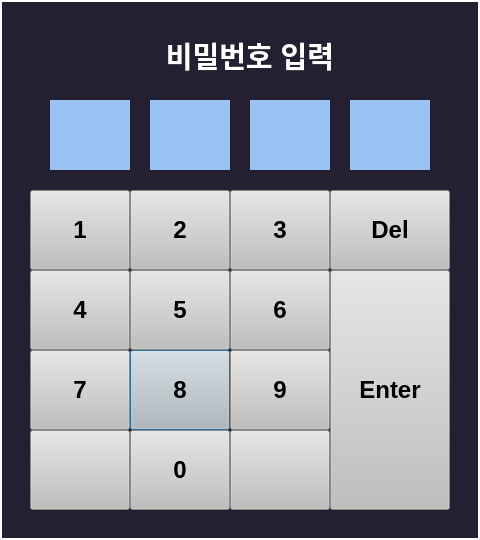
<?xml version="1.0" encoding="UTF-8"?>
<ui version="4.0">
 <class>Dialog</class>
 <widget class="QDialog" name="Dialog">
  <property name="geometry">
   <rect>
    <x>0</x>
    <y>0</y>
    <width>480</width>
    <height>540</height>
   </rect>
  </property>
  <property name="windowTitle">
   <string>Dialog</string>
  </property>
  <property name="styleSheet">
   <string notr="true">background-color: rgb(36, 31, 49);
border-color: rgb(255, 255, 255);</string>
  </property>
  <widget class="QLabel" name="label">
   <property name="geometry">
    <rect>
     <x>0</x>
     <y>0</y>
     <width>480</width>
     <height>540</height>
    </rect>
   </property>
   <property name="styleSheet">
    <string notr="true">border: 2px solid white;
color: rgb(255, 255, 255);</string>
   </property>
   <property name="text">
    <string/>
   </property>
  </widget>
  <widget class="QLabel" name="label_2">
   <property name="geometry">
    <rect>
     <x>50</x>
     <y>100</y>
     <width>80</width>
     <height>70</height>
    </rect>
   </property>
   <property name="font">
    <font>
     <pointsize>20</pointsize>
     <weight>75</weight>
     <bold>true</bold>
    </font>
   </property>
   <property name="styleSheet">
    <string notr="true">color: rgb(61, 56, 70);
background-color: rgb(153, 193, 241);
</string>
   </property>
   <property name="text">
    <string/>
   </property>
   <property name="alignment">
    <set>Qt::AlignCenter</set>
   </property>
  </widget>
  <widget class="UserButton" name="Button_8">
   <property name="enabled">
    <bool>true</bool>
   </property>
   <property name="geometry">
    <rect>
     <x>130</x>
     <y>350</y>
     <width>100</width>
     <height>80</height>
    </rect>
   </property>
   <property name="font">
    <font>
     <pointsize>18</pointsize>
     <weight>75</weight>
     <bold>true</bold>
    </font>
   </property>
   <property name="styleSheet">
    <string notr="true">background-color: rgb(192, 191, 188);
color: rgb(0, 0, 0);</string>
   </property>
   <property name="text">
    <string>8</string>
   </property>
  </widget>
  <widget class="UserButton" name="Button_3">
   <property name="enabled">
    <bool>true</bool>
   </property>
   <property name="geometry">
    <rect>
     <x>230</x>
     <y>190</y>
     <width>100</width>
     <height>80</height>
    </rect>
   </property>
   <property name="font">
    <font>
     <pointsize>18</pointsize>
     <weight>75</weight>
     <bold>true</bold>
    </font>
   </property>
   <property name="styleSheet">
    <string notr="true">background-color: rgb(192, 191, 188);
color: rgb(0, 0, 0);</string>
   </property>
   <property name="text">
    <string>3</string>
   </property>
  </widget>
  <widget class="UserButton" name="Button_2">
   <property name="enabled">
    <bool>true</bool>
   </property>
   <property name="geometry">
    <rect>
     <x>130</x>
     <y>190</y>
     <width>100</width>
     <height>80</height>
    </rect>
   </property>
   <property name="font">
    <font>
     <pointsize>18</pointsize>
     <weight>75</weight>
     <bold>true</bold>
    </font>
   </property>
   <property name="styleSheet">
    <string notr="true">background-color: rgb(192, 191, 188);
color: rgb(0, 0, 0);</string>
   </property>
   <property name="text">
    <string>2</string>
   </property>
  </widget>
  <widget class="UserButton" name="Button_9">
   <property name="enabled">
    <bool>true</bool>
   </property>
   <property name="geometry">
    <rect>
     <x>230</x>
     <y>350</y>
     <width>100</width>
     <height>80</height>
    </rect>
   </property>
   <property name="font">
    <font>
     <pointsize>18</pointsize>
     <weight>75</weight>
     <bold>true</bold>
    </font>
   </property>
   <property name="styleSheet">
    <string notr="true">background-color: rgb(192, 191, 188);
color: rgb(0, 0, 0);</string>
   </property>
   <property name="text">
    <string>9</string>
   </property>
  </widget>
  <widget class="UserButton" name="Button_Del">
   <property name="enabled">
    <bool>true</bool>
   </property>
   <property name="geometry">
    <rect>
     <x>330</x>
     <y>190</y>
     <width>120</width>
     <height>80</height>
    </rect>
   </property>
   <property name="font">
    <font>
     <family>Ubuntu</family>
     <pointsize>18</pointsize>
     <weight>75</weight>
     <bold>true</bold>
    </font>
   </property>
   <property name="styleSheet">
    <string notr="true">background-color: rgb(192, 191, 188);
color: rgb(0, 0, 0);</string>
   </property>
   <property name="text">
    <string>Del</string>
   </property>
  </widget>
  <widget class="UserButton" name="Button_7">
   <property name="enabled">
    <bool>true</bool>
   </property>
   <property name="geometry">
    <rect>
     <x>30</x>
     <y>350</y>
     <width>100</width>
     <height>80</height>
    </rect>
   </property>
   <property name="font">
    <font>
     <pointsize>18</pointsize>
     <weight>75</weight>
     <bold>true</bold>
    </font>
   </property>
   <property name="styleSheet">
    <string notr="true">background-color: rgb(192, 191, 188);
color: rgb(0, 0, 0);</string>
   </property>
   <property name="text">
    <string>7</string>
   </property>
  </widget>
  <widget class="UserButton" name="Button_4">
   <property name="enabled">
    <bool>true</bool>
   </property>
   <property name="geometry">
    <rect>
     <x>30</x>
     <y>270</y>
     <width>100</width>
     <height>80</height>
    </rect>
   </property>
   <property name="font">
    <font>
     <pointsize>18</pointsize>
     <weight>75</weight>
     <bold>true</bold>
    </font>
   </property>
   <property name="styleSheet">
    <string notr="true">background-color: rgb(192, 191, 188);
color: rgb(0, 0, 0);</string>
   </property>
   <property name="text">
    <string>4</string>
   </property>
  </widget>
  <widget class="UserButton" name="Button_5">
   <property name="enabled">
    <bool>true</bool>
   </property>
   <property name="geometry">
    <rect>
     <x>130</x>
     <y>270</y>
     <width>100</width>
     <height>80</height>
    </rect>
   </property>
   <property name="font">
    <font>
     <pointsize>18</pointsize>
     <weight>75</weight>
     <bold>true</bold>
    </font>
   </property>
   <property name="styleSheet">
    <string notr="true">background-color: rgb(192, 191, 188);
color: rgb(0, 0, 0);</string>
   </property>
   <property name="text">
    <string>5</string>
   </property>
  </widget>
  <widget class="UserButton" name="Button_Not2">
   <property name="enabled">
    <bool>true</bool>
   </property>
   <property name="geometry">
    <rect>
     <x>230</x>
     <y>430</y>
     <width>100</width>
     <height>80</height>
    </rect>
   </property>
   <property name="font">
    <font>
     <pointsize>18</pointsize>
     <weight>75</weight>
     <bold>true</bold>
    </font>
   </property>
   <property name="styleSheet">
    <string notr="true">background-color: rgb(192, 191, 188);
color: rgb(0, 0, 0);</string>
   </property>
   <property name="text">
    <string/>
   </property>
  </widget>
  <widget class="UserButton" name="Button_1">
   <property name="enabled">
    <bool>true</bool>
   </property>
   <property name="geometry">
    <rect>
     <x>30</x>
     <y>190</y>
     <width>100</width>
     <height>80</height>
    </rect>
   </property>
   <property name="font">
    <font>
     <family>Ubuntu</family>
     <pointsize>18</pointsize>
     <weight>75</weight>
     <bold>true</bold>
    </font>
   </property>
   <property name="styleSheet">
    <string notr="true">background-color: rgb(192, 191, 188);
color: rgb(0, 0, 0);</string>
   </property>
   <property name="text">
    <string>1</string>
   </property>
  </widget>
  <widget class="UserButton" name="Button_Enter">
   <property name="enabled">
    <bool>true</bool>
   </property>
   <property name="geometry">
    <rect>
     <x>330</x>
     <y>270</y>
     <width>120</width>
     <height>240</height>
    </rect>
   </property>
   <property name="font">
    <font>
     <family>Ubuntu</family>
     <pointsize>18</pointsize>
     <weight>75</weight>
     <bold>true</bold>
    </font>
   </property>
   <property name="styleSheet">
    <string notr="true">background-color: rgb(192, 191, 188);
color: rgb(0, 0, 0);</string>
   </property>
   <property name="text">
    <string>Enter</string>
   </property>
  </widget>
  <widget class="UserButton" name="Button_6">
   <property name="enabled">
    <bool>true</bool>
   </property>
   <property name="geometry">
    <rect>
     <x>230</x>
     <y>270</y>
     <width>100</width>
     <height>80</height>
    </rect>
   </property>
   <property name="font">
    <font>
     <pointsize>18</pointsize>
     <weight>75</weight>
     <bold>true</bold>
    </font>
   </property>
   <property name="styleSheet">
    <string notr="true">background-color: rgb(192, 191, 188);
color: rgb(0, 0, 0);</string>
   </property>
   <property name="text">
    <string>6</string>
   </property>
  </widget>
  <widget class="UserButton" name="Button_0">
   <property name="enabled">
    <bool>true</bool>
   </property>
   <property name="geometry">
    <rect>
     <x>130</x>
     <y>430</y>
     <width>100</width>
     <height>80</height>
    </rect>
   </property>
   <property name="font">
    <font>
     <pointsize>18</pointsize>
     <weight>75</weight>
     <bold>true</bold>
    </font>
   </property>
   <property name="styleSheet">
    <string notr="true">background-color: rgb(192, 191, 188);
color: rgb(0, 0, 0);</string>
   </property>
   <property name="text">
    <string>0</string>
   </property>
  </widget>
  <widget class="UserButton" name="Button_Not1">
   <property name="enabled">
    <bool>true</bool>
   </property>
   <property name="geometry">
    <rect>
     <x>30</x>
     <y>430</y>
     <width>100</width>
     <height>80</height>
    </rect>
   </property>
   <property name="font">
    <font>
     <pointsize>18</pointsize>
     <weight>75</weight>
     <bold>true</bold>
    </font>
   </property>
   <property name="styleSheet">
    <string notr="true">background-color: rgb(192, 191, 188);
color: rgb(0, 0, 0);</string>
   </property>
   <property name="text">
    <string/>
   </property>
  </widget>
  <widget class="QLabel" name="label_3">
   <property name="geometry">
    <rect>
     <x>50</x>
     <y>30</y>
     <width>400</width>
     <height>50</height>
    </rect>
   </property>
   <property name="font">
    <font>
     <pointsize>22</pointsize>
     <weight>75</weight>
     <bold>true</bold>
    </font>
   </property>
   <property name="styleSheet">
    <string notr="true">color: rgb(255, 255, 255);</string>
   </property>
   <property name="text">
    <string>비밀번호 입력</string>
   </property>
   <property name="alignment">
    <set>Qt::AlignCenter</set>
   </property>
  </widget>
  <widget class="QLabel" name="label_4">
   <property name="geometry">
    <rect>
     <x>150</x>
     <y>100</y>
     <width>80</width>
     <height>70</height>
    </rect>
   </property>
   <property name="font">
    <font>
     <pointsize>20</pointsize>
     <weight>75</weight>
     <bold>true</bold>
    </font>
   </property>
   <property name="styleSheet">
    <string notr="true">color: rgb(61, 56, 70);
background-color: rgb(153, 193, 241);
</string>
   </property>
   <property name="text">
    <string/>
   </property>
   <property name="alignment">
    <set>Qt::AlignCenter</set>
   </property>
  </widget>
  <widget class="QLabel" name="label_5">
   <property name="geometry">
    <rect>
     <x>250</x>
     <y>100</y>
     <width>80</width>
     <height>70</height>
    </rect>
   </property>
   <property name="font">
    <font>
     <pointsize>20</pointsize>
     <weight>75</weight>
     <bold>true</bold>
    </font>
   </property>
   <property name="styleSheet">
    <string notr="true">color: rgb(61, 56, 70);
background-color: rgb(153, 193, 241);
</string>
   </property>
   <property name="text">
    <string/>
   </property>
   <property name="alignment">
    <set>Qt::AlignCenter</set>
   </property>
  </widget>
  <widget class="QLabel" name="label_6">
   <property name="geometry">
    <rect>
     <x>350</x>
     <y>100</y>
     <width>80</width>
     <height>70</height>
    </rect>
   </property>
   <property name="font">
    <font>
     <pointsize>20</pointsize>
     <weight>75</weight>
     <bold>true</bold>
    </font>
   </property>
   <property name="styleSheet">
    <string notr="true">color: rgb(61, 56, 70);
background-color: rgb(153, 193, 241);
</string>
   </property>
   <property name="text">
    <string/>
   </property>
   <property name="alignment">
    <set>Qt::AlignCenter</set>
   </property>
  </widget>
 </widget>
 <customwidgets>
  <customwidget>
   <class>UserButton</class>
   <extends>QPushButton</extends>
   <header>userbutton.h</header>
  </customwidget>
 </customwidgets>
 <resources/>
 <connections/>
</ui>
